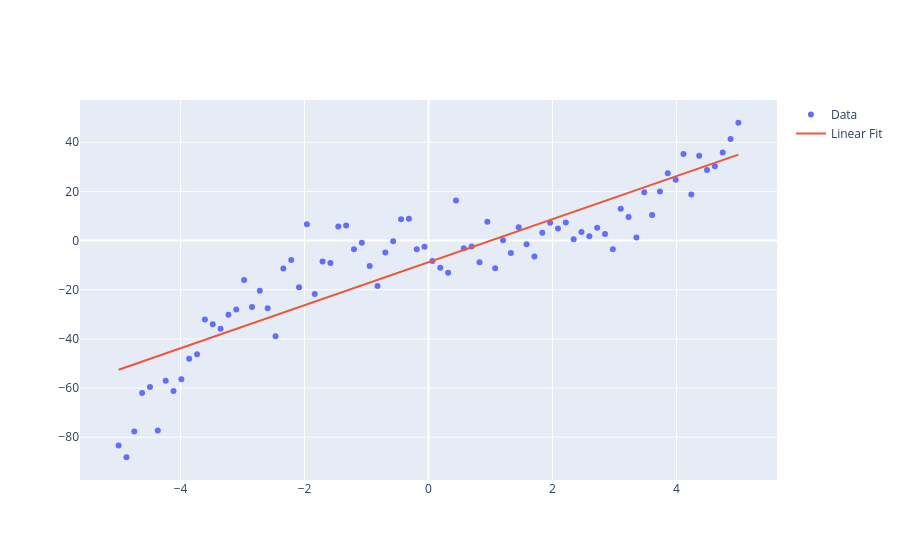

This figure's notebook cell:
### Markdown cell above
### Polynomial Fit

### Code cell
import numpy as np
import plotly.graph_objects as go
from sklearn.linear_model import LinearRegression
from sklearn.preprocessing import PolynomialFeatures
from sklearn.pipeline import make_pipeline

np.random.seed(0)
x = np.linspace(-5, 5, 80)
y = 0.5*x**3 - x**2 + 2*x + np.random.normal(0, 8, size=len(x))

X = x.reshape(-1,1)

lin_model = LinearRegression().fit(X, y)
y_lin = lin_model.predict(X)

poly_model = make_pipeline(PolynomialFeatures(3), LinearRegression())
poly_model.fit(X, y)
y_poly = poly_model.predict(X)

fig = go.Figure()

fig.add_trace(go.Scatter(
    x=x, y=y,
    mode='markers',
    name='Data'
))


fig.add_trace(go.Scatter(
    x=x, y=y_lin,
    mode='lines',
    name='Linear Fit'
))

fig.show()
